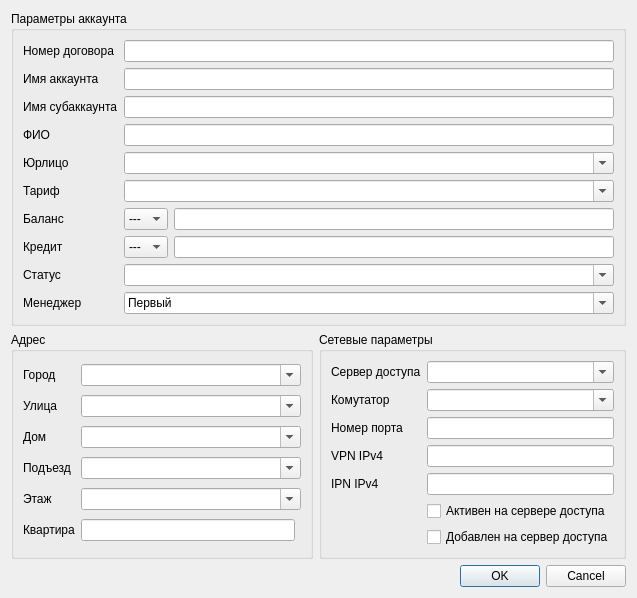
<?xml version="1.0" encoding="UTF-8"?>
<ui version="4.0">
 <class>Dialog</class>
 <widget class="QDialog" name="Dialog">
  <property name="geometry">
   <rect>
    <x>0</x>
    <y>0</y>
    <width>637</width>
    <height>543</height>
   </rect>
  </property>
  <property name="windowTitle">
   <string>Поиск абонентов</string>
  </property>
  <layout class="QGridLayout" name="gridLayout_4">
   <item row="0" column="0" colspan="2">
    <widget class="QGroupBox" name="groupBox_account">
     <property name="title">
      <string>Параметры аккаунта</string>
     </property>
     <layout class="QGridLayout" name="gridLayout_3">
      <item row="0" column="0">
       <widget class="QLabel" name="label_agreement">
        <property name="text">
         <string>Номер договора</string>
        </property>
       </widget>
      </item>
      <item row="10" column="0">
       <widget class="QLabel" name="label_balance">
        <property name="text">
         <string>Баланс</string>
        </property>
       </widget>
      </item>
      <item row="0" column="1" colspan="2">
       <widget class="QLineEdit" name="lineEdit_agreement"/>
      </item>
      <item row="10" column="1">
       <widget class="QComboBox" name="comboBox_balance_condition">
        <item>
         <property name="text">
          <string>---</string>
         </property>
        </item>
        <item>
         <property name="text">
          <string>&gt;</string>
         </property>
        </item>
        <item>
         <property name="text">
          <string>&gt;=</string>
         </property>
        </item>
        <item>
         <property name="text">
          <string>=</string>
         </property>
        </item>
        <item>
         <property name="text">
          <string>&lt;</string>
         </property>
        </item>
        <item>
         <property name="text">
          <string>&lt;=</string>
         </property>
        </item>
       </widget>
      </item>
      <item row="10" column="2">
       <widget class="QLineEdit" name="lineEdit_balance"/>
      </item>
      <item row="5" column="0">
       <widget class="QLabel" name="label_ur_name">
        <property name="text">
         <string>Юрлицо</string>
        </property>
       </widget>
      </item>
      <item row="5" column="1" colspan="2">
       <widget class="QComboBox" name="comboBox_ur_name">
        <property name="editable">
         <bool>true</bool>
        </property>
        <property name="frame">
         <bool>true</bool>
        </property>
       </widget>
      </item>
      <item row="12" column="1" colspan="2">
       <widget class="QComboBox" name="comboBox_status">
        <property name="editable">
         <bool>true</bool>
        </property>
       </widget>
      </item>
      <item row="12" column="0">
       <widget class="QLabel" name="label_status">
        <property name="text">
         <string>Статус</string>
        </property>
       </widget>
      </item>
      <item row="2" column="1" colspan="2">
       <widget class="QLineEdit" name="lineEdit_account"/>
      </item>
      <item row="2" column="0">
       <widget class="QLabel" name="label_account">
        <property name="text">
         <string>Имя аккаунта</string>
        </property>
       </widget>
      </item>
      <item row="4" column="0">
       <widget class="QLabel" name="label">
        <property name="text">
         <string>ФИО</string>
        </property>
       </widget>
      </item>
      <item row="4" column="1" colspan="2">
       <widget class="QLineEdit" name="lineEdit"/>
      </item>
      <item row="3" column="0">
       <widget class="QLabel" name="label_subaccount">
        <property name="text">
         <string>Имя субаккаунта</string>
        </property>
       </widget>
      </item>
      <item row="3" column="1" colspan="2">
       <widget class="QLineEdit" name="lineEdit_subaccount"/>
      </item>
      <item row="9" column="0">
       <widget class="QLabel" name="label_tarif">
        <property name="text">
         <string>Тариф</string>
        </property>
       </widget>
      </item>
      <item row="9" column="1" colspan="2">
       <widget class="QComboBox" name="comboBox_tarif">
        <property name="minimumSize">
         <size>
          <width>180</width>
          <height>0</height>
         </size>
        </property>
        <property name="editable">
         <bool>true</bool>
        </property>
        <property name="maxVisibleItems">
         <number>30</number>
        </property>
       </widget>
      </item>
      <item row="11" column="0">
       <widget class="QLabel" name="label_credit">
        <property name="text">
         <string>Кредит</string>
        </property>
       </widget>
      </item>
      <item row="11" column="1">
       <widget class="QComboBox" name="comboBox_credit_condition">
        <item>
         <property name="text">
          <string>---</string>
         </property>
        </item>
        <item>
         <property name="text">
          <string notr="true">&gt;</string>
         </property>
        </item>
        <item>
         <property name="text">
          <string notr="true">&gt;=</string>
         </property>
        </item>
        <item>
         <property name="text">
          <string notr="true">=</string>
         </property>
        </item>
        <item>
         <property name="text">
          <string notr="true">&lt;</string>
         </property>
        </item>
        <item>
         <property name="text">
          <string notr="true">&lt;=</string>
         </property>
        </item>
       </widget>
      </item>
      <item row="11" column="2">
       <widget class="QLineEdit" name="lineEdit_credit"/>
      </item>
      <item row="13" column="0">
       <widget class="QLabel" name="label_manager">
        <property name="text">
         <string>Менеджер</string>
        </property>
       </widget>
      </item>
      <item row="13" column="1" colspan="2">
       <widget class="QComboBox" name="comboBox_manager">
        <property name="editable">
         <bool>true</bool>
        </property>
        <item>
         <property name="text">
          <string>Первый</string>
         </property>
        </item>
        <item>
         <property name="text">
          <string>Второй</string>
         </property>
        </item>
        <item>
         <property name="text">
          <string>Третий</string>
         </property>
        </item>
       </widget>
      </item>
     </layout>
    </widget>
   </item>
   <item row="1" column="0">
    <widget class="QGroupBox" name="groupBox_address">
     <property name="title">
      <string>Адрес</string>
     </property>
     <layout class="QGridLayout" name="gridLayout">
      <item row="0" column="0">
       <widget class="QLabel" name="label_city">
        <property name="text">
         <string>Город</string>
        </property>
       </widget>
      </item>
      <item row="0" column="1" colspan="2">
       <widget class="QComboBox" name="comboBox_city">
        <property name="editable">
         <bool>true</bool>
        </property>
       </widget>
      </item>
      <item row="1" column="0">
       <widget class="QLabel" name="label_street">
        <property name="text">
         <string>Улица</string>
        </property>
       </widget>
      </item>
      <item row="1" column="1" colspan="2">
       <widget class="QComboBox" name="comboBox_street">
        <property name="editable">
         <bool>true</bool>
        </property>
       </widget>
      </item>
      <item row="2" column="1" colspan="2">
       <widget class="QComboBox" name="comboBox_house">
        <property name="editable">
         <bool>true</bool>
        </property>
       </widget>
      </item>
      <item row="3" column="0">
       <widget class="QLabel" name="label_bulk">
        <property name="text">
         <string>Подъезд</string>
        </property>
       </widget>
      </item>
      <item row="3" column="1" colspan="2">
       <widget class="QComboBox" name="comboBox_bulk">
        <property name="editable">
         <bool>true</bool>
        </property>
       </widget>
      </item>
      <item row="4" column="0">
       <widget class="QLabel" name="label_stage">
        <property name="text">
         <string>Этаж</string>
        </property>
       </widget>
      </item>
      <item row="4" column="1" colspan="2">
       <widget class="QComboBox" name="comboBox_stage">
        <property name="editable">
         <bool>true</bool>
        </property>
       </widget>
      </item>
      <item row="2" column="0">
       <widget class="QLabel" name="label_house">
        <property name="text">
         <string>Дом</string>
        </property>
       </widget>
      </item>
      <item row="5" column="1">
       <widget class="QLineEdit" name="lineEdit_room"/>
      </item>
      <item row="5" column="0">
       <widget class="QLabel" name="label_room">
        <property name="text">
         <string>Квартира</string>
        </property>
       </widget>
      </item>
     </layout>
    </widget>
   </item>
   <item row="1" column="1">
    <widget class="QGroupBox" name="groupBox_network_parameters">
     <property name="title">
      <string>Сетевые параметры</string>
     </property>
     <layout class="QGridLayout" name="gridLayout_2">
      <item row="0" column="0" colspan="2">
       <widget class="QLabel" name="label_nas">
        <property name="text">
         <string>Сервер доступа</string>
        </property>
       </widget>
      </item>
      <item row="0" column="2">
       <widget class="QComboBox" name="comboBox_nas">
        <property name="editable">
         <bool>true</bool>
        </property>
       </widget>
      </item>
      <item row="1" column="0">
       <widget class="QLabel" name="label_switch">
        <property name="text">
         <string>Комутатор</string>
        </property>
       </widget>
      </item>
      <item row="1" column="2">
       <widget class="QComboBox" name="comboBox_switch">
        <property name="editable">
         <bool>true</bool>
        </property>
       </widget>
      </item>
      <item row="3" column="0">
       <widget class="QLabel" name="label_vpn_ip">
        <property name="text">
         <string>VPN IPv4</string>
        </property>
       </widget>
      </item>
      <item row="3" column="2">
       <widget class="QLineEdit" name="lineEdit_vpn_ip"/>
      </item>
      <item row="4" column="0">
       <widget class="QLabel" name="label_ipn_ip">
        <property name="text">
         <string>IPN IPv4</string>
        </property>
       </widget>
      </item>
      <item row="4" column="2">
       <widget class="QLineEdit" name="lineEdit_ipn_ip"/>
      </item>
      <item row="2" column="2">
       <widget class="QLineEdit" name="lineEdit_port"/>
      </item>
      <item row="2" column="0">
       <widget class="QLabel" name="label_port">
        <property name="text">
         <string>Номер порта</string>
        </property>
       </widget>
      </item>
      <item row="5" column="2">
       <widget class="QCheckBox" name="checkBox_ipn_enabled">
        <property name="text">
         <string>Активен на сервере доступа</string>
        </property>
       </widget>
      </item>
      <item row="6" column="2">
       <widget class="QCheckBox" name="checkBox_ipn_added">
        <property name="text">
         <string>Добавлен на сервер доступа</string>
        </property>
       </widget>
      </item>
     </layout>
    </widget>
   </item>
   <item row="2" column="0" colspan="2">
    <widget class="QDialogButtonBox" name="buttonBox">
     <property name="orientation">
      <enum>Qt::Horizontal</enum>
     </property>
     <property name="standardButtons">
      <set>QDialogButtonBox::Cancel|QDialogButtonBox::Ok</set>
     </property>
    </widget>
   </item>
  </layout>
 </widget>
 <tabstops>
  <tabstop>lineEdit_agreement</tabstop>
  <tabstop>lineEdit_account</tabstop>
  <tabstop>lineEdit_subaccount</tabstop>
  <tabstop>lineEdit</tabstop>
  <tabstop>comboBox_ur_name</tabstop>
  <tabstop>comboBox_tarif</tabstop>
  <tabstop>comboBox_balance_condition</tabstop>
  <tabstop>lineEdit_balance</tabstop>
  <tabstop>comboBox_credit_condition</tabstop>
  <tabstop>lineEdit_credit</tabstop>
  <tabstop>comboBox_status</tabstop>
  <tabstop>comboBox_manager</tabstop>
  <tabstop>comboBox_city</tabstop>
  <tabstop>comboBox_street</tabstop>
  <tabstop>comboBox_house</tabstop>
  <tabstop>comboBox_bulk</tabstop>
  <tabstop>comboBox_stage</tabstop>
  <tabstop>lineEdit_room</tabstop>
  <tabstop>comboBox_nas</tabstop>
  <tabstop>comboBox_switch</tabstop>
  <tabstop>lineEdit_port</tabstop>
  <tabstop>lineEdit_vpn_ip</tabstop>
  <tabstop>lineEdit_ipn_ip</tabstop>
  <tabstop>checkBox_ipn_enabled</tabstop>
  <tabstop>checkBox_ipn_added</tabstop>
  <tabstop>buttonBox</tabstop>
 </tabstops>
 <resources/>
 <connections>
  <connection>
   <sender>buttonBox</sender>
   <signal>accepted()</signal>
   <receiver>Dialog</receiver>
   <slot>accept()</slot>
   <hints>
    <hint type="sourcelabel">
     <x>257</x>
     <y>357</y>
    </hint>
    <hint type="destinationlabel">
     <x>157</x>
     <y>274</y>
    </hint>
   </hints>
  </connection>
  <connection>
   <sender>buttonBox</sender>
   <signal>rejected()</signal>
   <receiver>Dialog</receiver>
   <slot>reject()</slot>
   <hints>
    <hint type="sourcelabel">
     <x>325</x>
     <y>357</y>
    </hint>
    <hint type="destinationlabel">
     <x>286</x>
     <y>274</y>
    </hint>
   </hints>
  </connection>
 </connections>
</ui>
